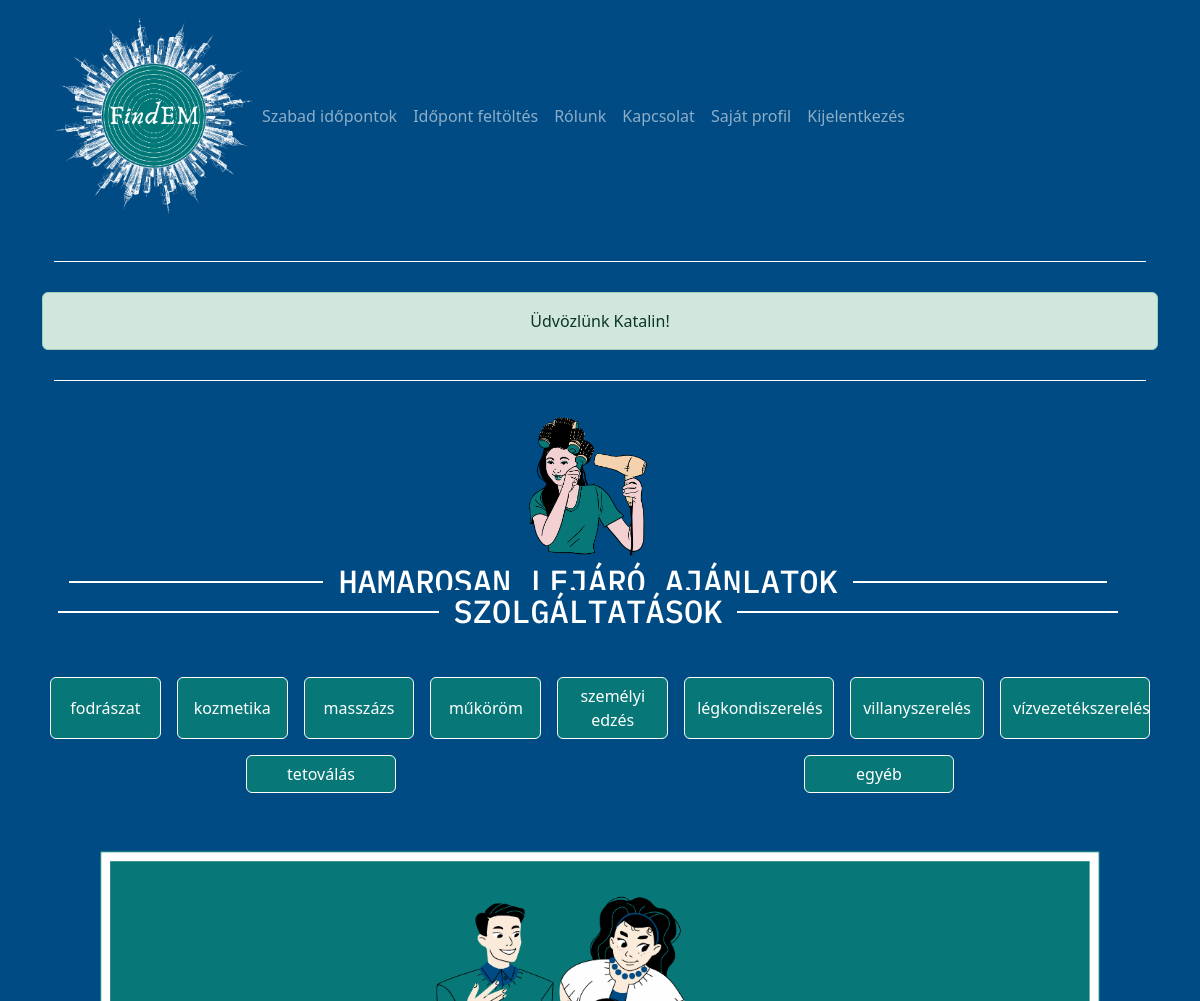
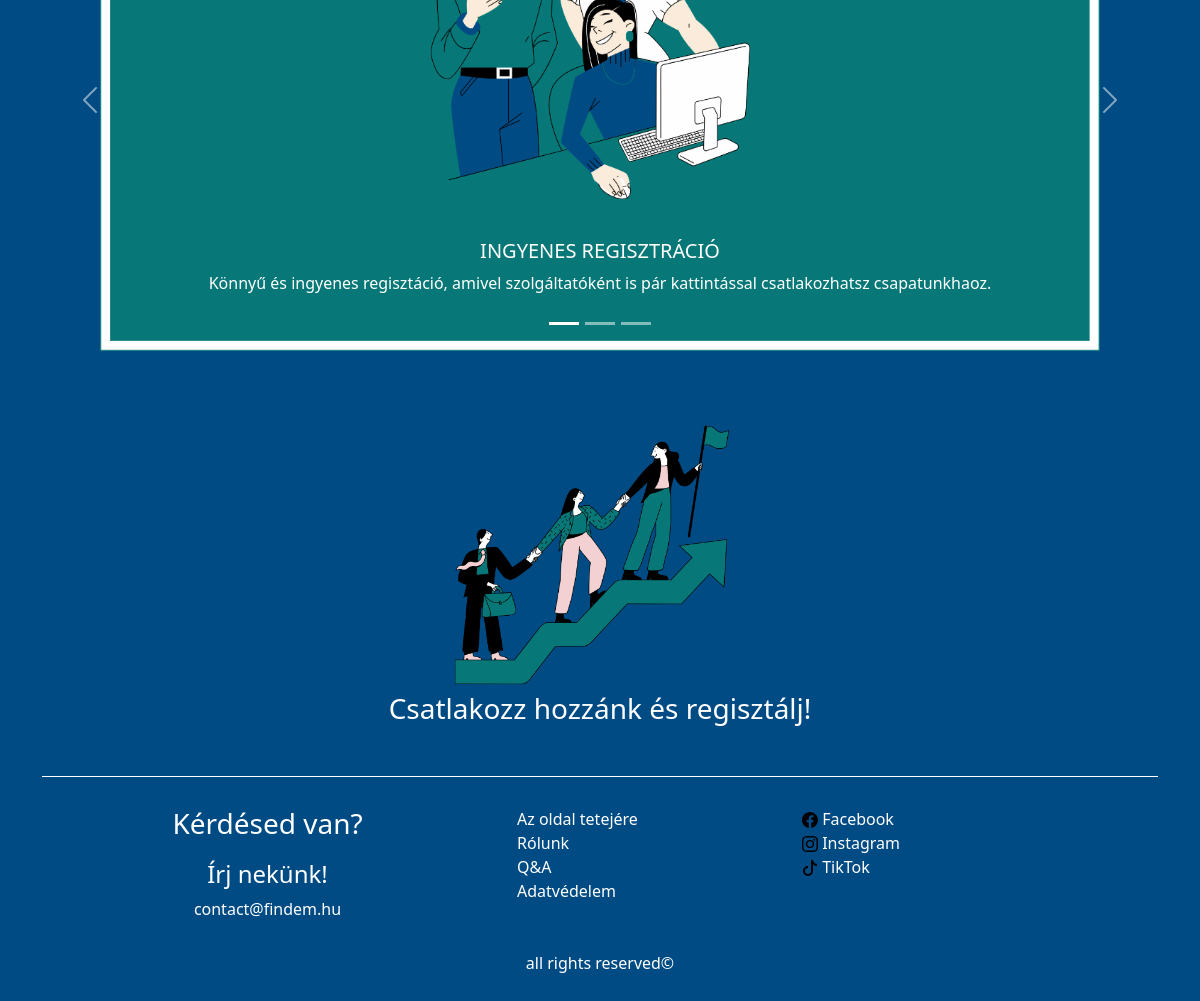
Screenshot of / (signed in) with the database file from the repository (2 pictures, top to bottom).
### tables this page shows
CREATE TABLE `service_category` (
                                    `category_id` int(11) NOT NULL,
                                    `category_name` varchar(30) NOT NULL
);

### app/controllers/HomeController.php (called while the page is built, shortened)
<?php
class HomeController
{
    public function index(): void
    {
        $service = new Service();
        $services = $service->loadCategories();
        $appointments = $service->loadAvailableAppointments();
        $message = Helper::setFlashMessage();
        $template = new Template(self::HOME_VIEW . '.php');
        $template->loadView([
            'services' => $services,
            'appointments' => $appointments,
            'message' => $message,
            'nav' => Helper::setNav(),
        ]);
    }
}

### core/Router.php (called while the page is built, shortened)
<?php
class Router
{
    public function match(): void
    {
        $method = 'index';
        $args = !empty($args) ? $args : [];
        $controller = new $controllerName();
        try {
            if (!method_exists($controller, $method)) {
                $wrongMethod = $method;
                $this->callNotFound($controller, $method);
                throw new \Exception("Method: " . $wrongMethod . " doesn't exist.");
            }
        } catch (\Exception $exception) {
            error_log($exception->getMessage(), 0);
        } finally {
            $args ? $controller->$method(...$args) : $controller->$method();
        }
    }
}

### index.php (called while the page is built, shortened)
<?php
$router = new Router();
$router->match();

### app/helpers/Helper.php (called while the page is built, shortened)
<?php
class Helper
{
    public static function setFlashMessage(): string
    {
        $message = $_SESSION['message'];
        return $message;
    }
}

### core/DatabaseHandler.php (called while the page is built, shortened)
<?php
class DatabaseHandler
{
    private string $host = DB_HOST;
    private string $user = DB_USER;
    private string $pass = DB_PASS;
    private string $dbname = DB_NAME;
    private \PDO $handler;
    private false|\PDOStatement $statement;
    public function __construct()
    {
        $connection = 'mysql:host=' . $this->host . ';dbname=' . $this->dbname;
        $options = [
            PDO::ATTR_PERSISTENT => true,
            PDO::ATTR_ERRMODE => PDO::ERRMODE_EXCEPTION,
        ];
        try {
            $this->handler = new PDO($connection, $this->user, $this->pass, $options);
        } catch (PDOException $e) {
            $this->error = $e->getMessage();
        }
    }
    public function query($query): void
    {
        $this->statement = $this->handler->prepare($query);
    }
    public function execute(): bool
    {
        return $this->statement->execute();
    }
    public function resultSet(): bool|array
    {
        $this->execute();
        return $this->statement->fetchAll(PDO::FETCH_ASSOC);
    }
}

### app/models/Service.php (called while the page is built, shortened)
<?php
class Service
{
    private $dbConn;
    public function __construct()
    {
        $this->dbConn = new DatabaseHandler();
    }
    public function loadCategories(): bool|array
    {
        $this->dbConn->query("SELECT * FROM service_category");
        return $this->dbConn->resultSet();
    }
    public function loadAvailableAppointments(): array
    {
        $this->dbConn->query("SELECT service_category.category_name,  appointment.appointment_date, appointment.appointment_time,
                                            appointment.appointment_duration, service.service_district, service.service_description, service_category.category_id
                                    FROM appointment
                                        INNER JOIN service
                                            ON appointment.service_id=service.service_id
                                        INNER JOIN service_category
                                            ON service_category.category_id=service.service_category_id
                                    WHERE appointment.status_id = 1
                                      AND (appointment.appointment_date > CURDATE()
                                            OR (appointment.appointment_date = CURDATE()
		                                        AND appointment.appointment_time > TIME(DATE_ADD(NOW(), INTERVAL 2 HOUR))))
                                    ORDER BY appointment.appointment_date ASC
                                    LIMIT 3");
        $appointments = $this->dbConn->resultSet();
        return $this->calculateAppointmentTimeInArray($appointments);
    }
    public function calculateAppointmentTimeInArray(array $appointments): array
    {
        if (empty($appointments)) {
            return $appointments;
        }
        return $appointments;
    }
}

### app/views/home_view.php (the view, shortened to what this page needs)
<?php include 'inc/header.php'; ?>
<?php if (isset($message) && !empty($message)): ?>
            <div class="alert alert-success text-center"><?php echo $message; ?></div>
            <div class="container">
                <hr class="line">
            </div>
<?php endif; ?>
    <div class="row col-12">
        <div class="d-inline-flex justify-content-center">
            <img id="servicesGif" src="/public/images/servicesGif.gif" alt="">
        </div>
        <div>
        <h2 class="text-center m-b-4 titles"><span>Hamarosan lejáró ajánlatok<span></h2>
        </div>
    </div>
    <div>
        <div class="row col-12">
            <h2 class="text-center m-b-4 titles"><span>Szolgáltatások<span></h2>
        </div>
        <div class="container categoriesOnHomePage">
            <div class="row justify-content-around">
                <?php foreach ($services as $service): ?>
                            <button class="btn btn-primary position-relative col m-2 serviceCategories" onclick="sortCategories(<?php echo $service['category_id']; ?>);"><?php echo $service['category_name']; ?></button>
                <?php endforeach; ?>
            </div>
        </div>
    </div>
</div>
<div id="carouselExampleCaptions" class="carousel slide container-fluid">
    <div class="carousel-indicators">
        <button type="button" data-bs-target="#carouselExampleCaptions" data-bs-slide-to="0" class="active"
                aria-current="true" aria-label="Slide 1"></button>
        <button type="button" data-bs-target="#carouselExampleCaptions" data-bs-slide-to="1"
                aria-label="Slide 2"></button>
        <button type="button" data-bs-target="#carouselExampleCaptions" data-bs-slide-to="2"
                aria-label="Slide 3"></button>
    </div>
    <div class="carousel-inner">
        <div class="carousel-item active">
            <img src="/public/images/carousel_registration.png" class="d-block imgCarousel" alt="...">
            <div class="carousel-caption d-none d-md-block">
                <h5>INGYENES REGISZTRÁCIÓ</h5>
                <p>Könnyű és ingyenes regisztáció, amivel szolgáltatóként is pár kattintással csatlakozhatsz csapatunkhaoz.</p>
            </div>
        </div>
    </div>
    <button class="carousel-control-prev" type="button" data-bs-target="#carouselExampleCaptions" data-bs-slide="prev">
        <span class="carousel-control-prev-icon" aria-hidden="true"></span>
    </button>
    <button class="carousel-control-next" type="button" data-bs-target="#carouselExampleCaptions" data-bs-slide="next">
        <span class="carousel-control-next-icon" aria-hidden="true"></span>
    </button>
</div>
<div class="d-flex justify-content-center joinUSBox">
    <div>
        <div>
            <img src="/public/images/joinUs_logo.png" class="mx-auto d-block joinUsPicture" alt="Join US!">
        </div>
        <div>
            <h3><a id="joinUsText" class="link-underline link-underline-opacity-0" href="/registration">Csatlakozz hozzánk és regisztálj!</a></h3>
        </div>
    </div>
</div>
<?php include 'inc/footer.php'; ?>

### public/styles/style.css (style rules this page uses)
body { background-color: #004B84; opacity: 1; transition: opacity 0.5s ease-in-out; }
.titles > span { background: #004B84; padding: 0 15px; }
.line { width: 100%; color: white; margin: 30px auto; position: center; background-color: white; opacity: 1; }
#servicesGif { max-width: 150px; position: center; }
.categoriesOnHomePage { margin-top: 30px; margin-bottom: 50px; }
.serviceCategories { max-width: 150px; border: 1px solid white; }
.btn-primary { background-color: #077877; border: 1px solid white; }
.imgCarousel { max-width: 1000px; margin: auto; }
.joinUsPicture { max-width: 300px; margin-top: 60px; }
#joinUsText { color: white; }
h3 { text-align: center; color: white; margin-bottom: 20px; }
.container { opacity: 1; transition: opacity 0.5s ease-in-out; }

### rows the page displays
service_category: category_name "fodrászat"
service_category: category_name "kozmetika"
service_category: category_name "masszázs"
service_category: category_name "műköröm"
service_category: category_name "személyi edzés"
service_category: category_name "légkondiszerelés"
service_category: category_name "villanyszerelés"
service_category: category_name "vízvezetékszerelés"
service_category: category_name "tetoválás"
service_category: category_name "egyéb"

### other values shown
$message "Üdvözlünk Katalin!"
